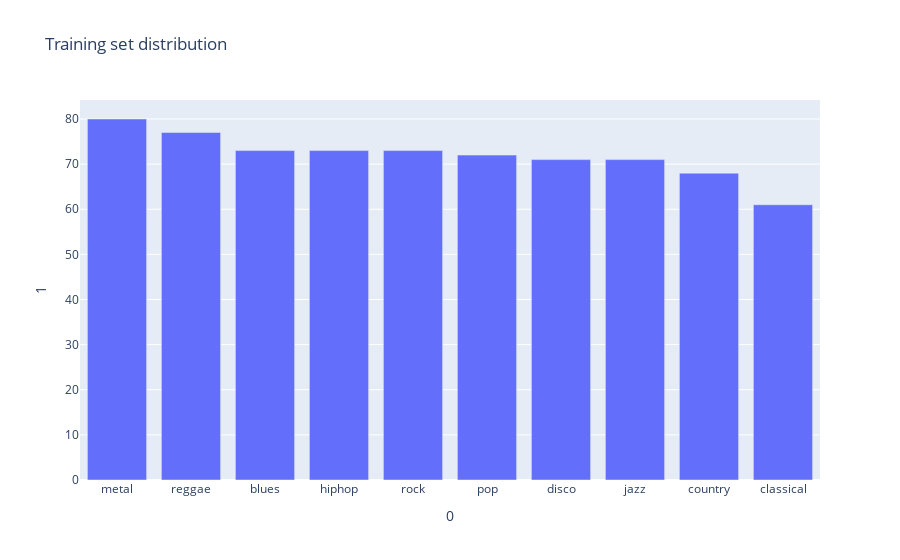

The code cell stored with this chart in its notebook:
### Code cell
uniques, counts = np.unique(y_train, return_counts=True)
print("Training set distribution:")
train_value_counts = pd.DataFrame(list(zip(uniques, counts))).sort_values(by=1, ascending=False)

train_value_counts.plot.bar(x=0, y=1, title="Training set distribution").show()
train_value_counts

### Figure 1 — Plotly figure (JSON) as saved in the notebook; plotly's stock layout.template omitted (floating-point values rounded to 4 significant figures)
{"data": [{"alignmentgroup": "True", "hovertemplate": "0=%{x}<br>1=%{y}<extra></extra>", "legendgroup": "", "marker": {"color": "#636efa", "pattern": {"shape": ""}}, "name": "", "offsetgroup": "", "orientation": "v", "showlegend": false, "textposition": "auto", "type": "bar", "x": ["metal", "reggae", "blues", "hiphop", "rock", "pop", "disco", "jazz", "country", "classical"], "xaxis": "x", "y": [80, 77, 73, 73, 73, 72, 71, 71, 68, 61], "yaxis": "y"}], "layout": {"barmode": "relative", "legend": {"tracegroupgap": 0}, "title": {"text": "Training set distribution"}, "xaxis": {"anchor": "y", "domain": [0, 1], "title": {"text": "0"}}, "yaxis": {"anchor": "x", "domain": [0, 1], "title": {"text": "1"}}}}
